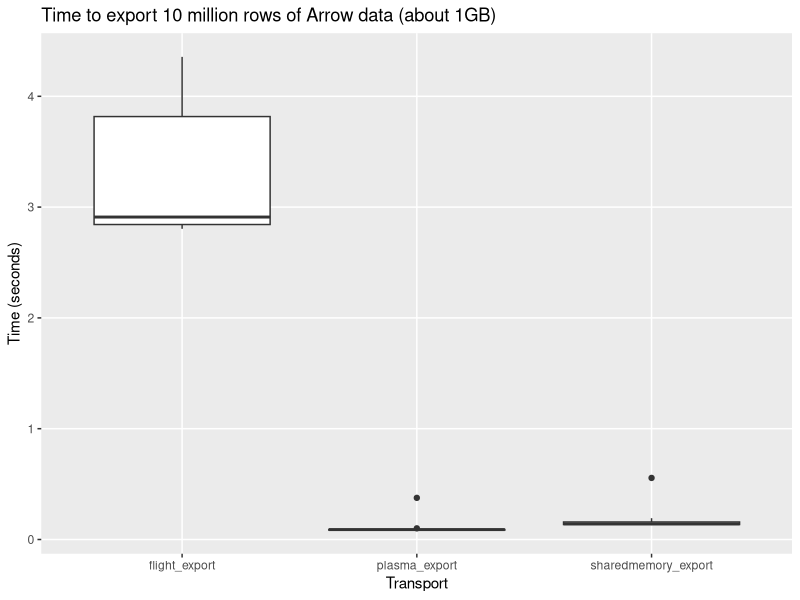
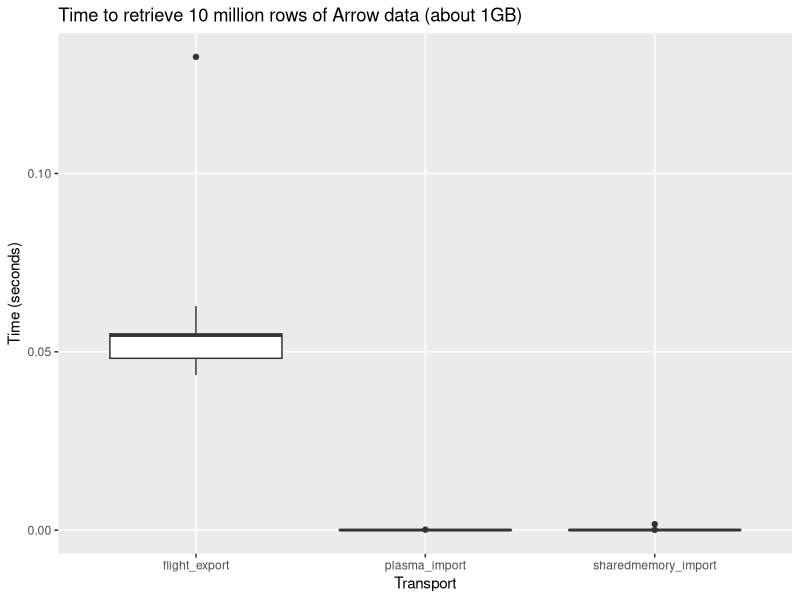

The R source for these figures, in order:
## ---- chunk 1
#| output: false
library(readr)
library(ggplot2)
library(dplyr)
share_data <- read_csv("share_results.csv", col_names=c("name", "time"))
retrieve_data <- read_csv("retrieve_results.csv", col_names=c("name", "time"))
## ---- chunk 2
ggplot(share_data, aes(x = name, y = time)) +
    geom_boxplot() + 
    scale_y_continuous(min = 0) + 
    labs(
        title="Time to export 10 million rows of Arrow data (about 1GB)",
        x = "Transport",
        y = "Time (seconds)"
    )
## ---- chunk 3
ggplot(retrieve_data, aes(x = name, y = time)) +
    geom_boxplot() + 
    scale_y_continuous(min = 0) + 
    labs(
        title="Time to retrieve 10 million rows of Arrow data (about 1GB)",
        x = "Transport",
        y = "Time (seconds)"
    )
